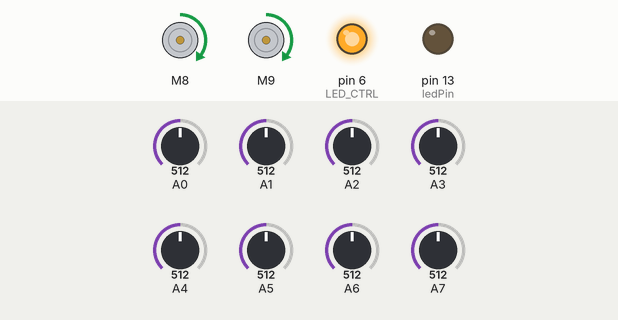
A sketch run on a simulated Arduino Nano, built with avr-gcc and run on an emulated ATmega328P. Parts: 2 × DC motor (green arrow = forward, orange = backward, longer = faster), output pins drawn as LEDs (lit = HIGH). The inputs (shaded band) are chosen by the test bench; at power-on: A0 = 512, A3 = 512, A1 = 512, A2 = 512, A4 = 512, A5 = 512, A6 = 512, A7 = 512.

Above: at 3.7 s.
3.8 s: A0 set to 149
5.3 s: A0 set to 134
At 6.5 s:
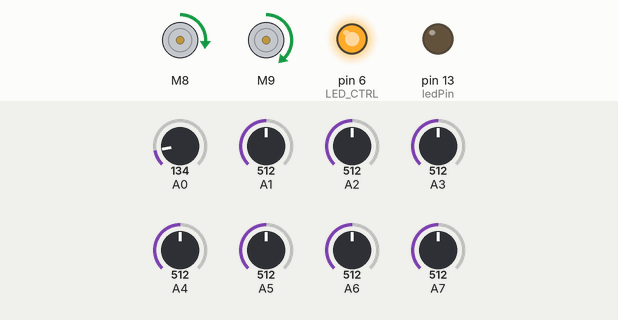
6.8 s: A0 set to 210
At 7.6 s:
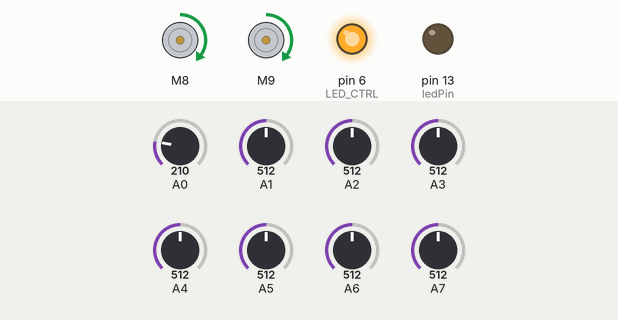
8.3 s: A3 set to 156
9.8 s: A3 set to 133
At 11.0 s:
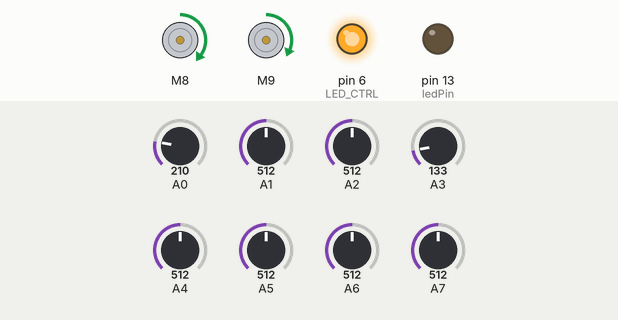
11.3 s: A3 set to 210
At 12.4 s:
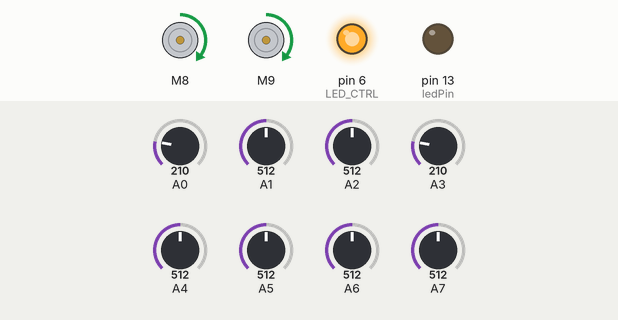
Timing chart, 0 to 13.8 s (numbered marks = the images above; inputs shaded):
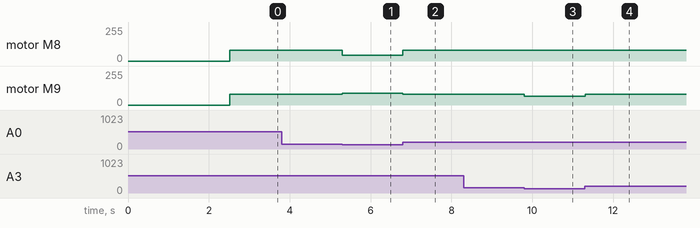

Measured:
- after the input at 3.8 s, every drawn part: stays the same
- after the input at 5.3 s, motor M8: forward 80/255 → forward 45/255 at once; motor M9: forward 80/255 → forward 90/255 at once
- after the input at 6.8 s, motor M8: forward 45/255 → forward 80/255 at once; motor M9: forward 90/255 → forward 80/255 at once
- after the input at 8.3 s, every drawn part: stays the same
- after the input at 9.8 s, motor M9: forward 80/255 → forward 65/255 at once
- after the input at 11.3 s, motor M9: forward 65/255 → forward 80/255 at once

The sketch:

becanuy_LFCode-Binary.ino
```cpp
#include <QTRSensors.h>
#include <SparkFun_TB6612.h>

// // DIP Switch pin assignments
// #define SW0
// #define SW1
// #define SW2

// QTR 8A pin assignments
#define SENSOR8 A7
#define SENSOR7 A6
#define SENSOR6 A5
#define SENSOR5 A4
#define SENSOR4 A3
#define SENSOR3 A2
#define SENSOR2 A1
#define SENSOR1 A0
#define LED_CTRL 6

// TB6612FNG pin assignments
#define PWMA 3
#define PWMB 11
#define AIN2 7
#define AIN1 8
#define BIN1 9
#define BIN2 10
#define STBY 12

// Sensor setup
const int sensorCount = 8;
const uint8_t sensorArray[sensorCount] = { SENSOR8, SENSOR7, SENSOR6, SENSOR5, SENSOR4, SENSOR3, SENSOR2, SENSOR1 };
uint16_t sensorValues[sensorCount];
QTRSensors qtr;

// Calibration variables
const int ledPin = LED_BUILTIN;
int ledState = LOW;
String direction = " ";
bool onWhite = false;
static int sensorThreshold[sensorCount];

// Motor setup
Motor leftMotor = Motor(AIN1, AIN2, PWMA, 1, STBY);
Motor rightMotor = Motor(BIN1, BIN2, PWMB, 1, STBY);

// Speed Variables
const float speedMultiplierL = 1;
const float speedMultiplierR = 1;
const int baseSpeed = 80; // Straight
const int slightHSpeed = 80; // Slight High
const int slightLSpeed = 65; // Slight Low
const int moderateHSpeed = 90; // Moderate High
const int moderateLSpeed = 45; // Moderate Low
const int hardHSpeed = 255; // Hard High
const int hardLSpeed = -255; // Hard Low

void setup() {
  Serial.begin(9600);

  qtr.setTypeAnalog();
  qtr.setSensorPins(sensorArray, sensorCount);

  pinMode(ledPin, OUTPUT);
  pinMode(LED_CTRL, OUTPUT);
  digitalWrite(LED_CTRL, HIGH);
  delay(10);

  noCalibration();
  delay(2000);
}

void loop() {
  qtr.read(sensorValues);

  followLine1();

  // displayReadings(sensorValues, 'A');
  // displayReadings(sensorValues, 'D');
}

//======================================vvvLINE FOLLOWING FUNCTIONSvvv======================================//
void followLine1() {
  int position=0;
  int first, second, third, fourth, fifth, sixth, seventh, eighth;

  first = (sensorValues[0] > sensorThreshold[0]) ? 1 : 0;
  second = (sensorValues[1] > sensorThreshold[1]) ? 1 : 0;
  third = (sensorValues[2] > sensorThreshold[2]) ? 1 : 0;
  fourth = (sensorValues[3] > sensorThreshold[3]) ? 1 : 0;
  fifth = (sensorValues[4] > sensorThreshold[4]) ? 1 : 0;
  sixth = (sensorValues[5] > sensorThreshold[5]) ? 1 : 0;
  seventh = (sensorValues[6] > sensorThreshold[6]) ? 1 : 0;
  eighth = (sensorValues[7] > sensorThreshold[7]) ? 1 : 0;

  int sensorReadings[sensorCount] = { first, second, third, fourth, fifth, sixth, seventh, eighth };

  if ((sensorReadings[0] == 1 && sensorReadings[7] == 1 && (sensorReadings[3] == 0 || sensorReadings[4] == 0))) {
    onWhite = true;
  }
  else if ((sensorReadings[0] == 0 && sensorReadings[7] == 0 && (sensorReadings[3] == 1 || sensorReadings[4] == 1))) {
    onWhite = false;
  }

  if (onWhite) {
    for (int i=0 ; i<sensorCount ; i++) {
      sensorReadings[i] = (sensorReadings[i] == 0) ? 1 : 0;
    }
  }

  for (int i = 0; i < sensorCount; i++) {
    position |= sensorReadings[i] << (7 - i);
  }

  switch (position) {
    //============ Straight Cases ============
    case 0b00111100:
    case 0b01111110:
    case 0b11111111:
    case 0b00000000:
      Straight();
      direction = "Straight";
      break;
    //=========== Slight Left Cases ===========
    case 0b01111000:
    case 0b01111100:
    case 0b00110000:
    case 0b00010000:
    case 0b01110000:
      slightLeft();
      direction = "Slight Left";
      break;
    //=========== Slight Right Cases ===========
    case 0b00011110:
    case 0b00111110:
    case 0b00001100:
    case 0b00001000:
    case 0b00011100:
      slightRight();
      direction = "Slight Right";
      break;
    //========== Moderate Left Cases ==========11110000
    case 0b11100000:
    case 0b11111000:
    case 0b00111000:
    case 0b01100000:
    case 0b11111100:
    case 0b11111110:
    case 0b00100000:
      moderateLeft();
      direction = "Moderate Left";
      break;
    //========= Moderate Right Cases =========
    case 0b00001111:
    case 0b00000111:
    case 0b00011111:
    case 0b00001110:
    case 0b00000110:
    case 0b00000100:
    case 0b00111111:
    case 0b01111111:
      moderateRight();
      direction = "Moderate Right";
      break;
    //============ Hard Left Cases ============
    case 0b11000000:
    case 0b10000000:
    case 0b01000000:
      hardLeft();
      direction = "Hard Left";
      break;
    //=========== Hard Right Cases ===========
    case 0b00000011:
    case 0b00000001:
    case 0b00000010:
      hardRight();
      direction = "Hard Right";
      break;
    //================= Default =================
    default:
      break;
  }
}
//======================================vvvLINE FOLLOWING FUNCTIONSvvv======================================//

//======================================vvvCALIBRATIONS FUNCTIONSvvv======================================//
void noCalibration() {
  stop();

  for (int i=0 ; i<sensorCount ; i++) {
    sensorThreshold[i] = 140;
  }

  delay(500);
}

void calibrateSensors() {
  Serial.println(">>> Calibrating QTR sensors...");
  stop();

  for (int i = 0; i < 200; i++) {
    qtr.calibrate();
    if (i < 100) {
      runMotors(80, -80);
    }
    else {
      runMotors(-80, 80);
    }
    delay(10);
  }

  stop();
  Serial.println(">>> Calibration complete.");

  for (uint8_t i = 0; i < sensorCount; i++) {
    int mn = qtr.calibrationOn.minimum[i];
    int mx = qtr.calibrationOn.maximum[i];
    sensorThreshold[i] = (mn + mx) / 2;

    Serial.print("S"); Serial.print(i);
    Serial.print(": min="); Serial.print(mn);
    Serial.print(" max="); Serial.print(mx);
    Serial.print(" thr="); Serial.println(sensorThreshold[i]);
  }

  blinkLED();
}

void blinkLED() {
  for (int i = 0; i < 3; i++) {
    digitalWrite(ledPin, HIGH);
    delay(500);
    digitalWrite(ledPin, LOW);
    delay(500);
  }
}
//======================================^^^CALIBRATIONS FUNCTIONS^^^======================================//

//======================================vvvSENSOR FUNCTIONSvvv======================================//
void displayReadings(int* sensorReadings, char type) {
  if (type == 'A') {
    int val_8 = sensorReadings[0];
    int val_7 = sensorReadings[1];
    int val_6 = sensorReadings[2];
    int val_5 = sensorReadings[3];
    int val_4 = sensorReadings[4];
    int val_3 = sensorReadings[5];
    int val_2 = sensorReadings[6];
    int val_1 = sensorReadings[7];

    Serial.print("8: ");
    Serial.print(val_8);
    Serial.print("\t");
    Serial.print("7: ");
    Serial.print(val_7);
    Serial.print("\t");
    Serial.print("6: ");
    Serial.print(val_6);
    Serial.print("\t");
    Serial.print("5: ");
    Serial.print(val_5);
    Serial.print("\t");
    Serial.print("4: ");
    Serial.print(val_4);
    Serial.print("\t");
    Serial.print("3: ");
    Serial.print(val_3);
    Serial.print("\t");
    Serial.print("2: ");
    Serial.print(val_2);
    Serial.print("\t");
    Serial.print("1: ");
    Serial.print(val_1);
  }
  else if (type == 'D') {
    int first = (sensorReadings[0] > sensorThreshold[0]) ? 1 : 0;
    int second = (sensorReadings[1] > sensorThreshold[1]) ? 1 : 0;
    int third = (sensorReadings[2] > sensorThreshold[2]) ? 1 : 0;
    int fourth = (sensorReadings[3] > sensorThreshold[3]) ? 1 : 0;
    int fifth = (sensorReadings[4] > sensorThreshold[4]) ? 1 : 0;
    int sixth = (sensorReadings[5] > sensorThreshold[5]) ? 1 : 0;
    int seventh = (sensorReadings[6] > sensorThreshold[6]) ? 1 : 0;
    int eighth = (sensorReadings[7] > sensorThreshold[7]) ? 1 : 0;

    Serial.print("8: ");
    Serial.print(first);
    Serial.print("\t");
    Serial.print("7: ");
    Serial.print(second);
    Serial.print("\t");
    Serial.print("6: ");
    Serial.print(third);
    Serial.print("\t");
    Serial.print("5: ");
    Serial.print(fourth);
    Serial.print("\t");
    Serial.print("4: ");
    Serial.print(fifth);
    Serial.print("\t");
    Serial.print("3: ");
    Serial.print(sixth);
    Serial.print("\t");
    Serial.print("2: ");
    Serial.print(seventh);
    Serial.print("\t");
    Serial.print("1: ");
    Serial.print(eighth);
  }

  Serial.print("\t");
  Serial.print("D: ");
  Serial.print(direction);

  Serial.println();
}

void displayThresholds() {
  for (int i=0 ; i<sensorCount ; i++) {
    Serial.print("t");
    Serial.print(8 - i);
    Serial.print(": ");
    Serial.print(sensorThreshold[i]);
    Serial.print("\t");
  }

  Serial.println();
}
//======================================^^^SENSOR FUNCTIONS^^^======================================//

//======================================vvvCUSTOM MOTOR FUNCTIONSvvv======================================//
void runMotors(int left, int right) {
  leftMotor.drive(speedMultiplierL * left);
  rightMotor.drive(speedMultiplierR * right);
}

void stop() {
  leftMotor.drive(0);
  rightMotor.drive(0);
}

void spinRight(int speed) {
  leftMotor.drive(speed);
  rightMotor.drive(-1 * speed);
}

void spinLeft(int speed) {
  leftMotor.drive(-1 * speed);
  rightMotor.drive(speed);
}

void Straight() {
  runMotors(baseSpeed, baseSpeed);
}

void slightLeft() {
  runMotors(slightLSpeed, slightHSpeed);
}

void slightRight() {
  runMotors(slightHSpeed, slightLSpeed);
}

void moderateLeft() {
  runMotors(moderateLSpeed, moderateHSpeed);
}

void moderateRight() {
  runMotors(moderateHSpeed, moderateLSpeed);
}

void hardLeft() {
  runMotors(hardLSpeed, hardHSpeed);
}

void hardRight() {
  runMotors(hardHSpeed, hardLSpeed);
}
//======================================^^^CUSTOM MOTOR FUNCTIONS^^^======================================//

//======================================vvvEMOTE FUNCTIONSvvv======================================//
void emoteOne() {
  runMotors(255, 255);
  delay(500);
  stop();
  delay(300);
  spinLeft(255);
  delay(225);
  stop();
  delay(300);

  runMotors(255, 255);
  delay(500);
  stop();
  delay(300);
  spinLeft(255);
  delay(225);
  stop();
  delay(300);

  runMotors(255, 255);
  delay(500);
  stop();
  delay(300);
  spinLeft(255);
  delay(225);
  stop();
  delay(300);

  runMotors(255, 255);
  delay(500);
  stop();
  delay(300);
  spinLeft(255);
  delay(225);
  stop();
  delay(300);
}
//======================================^^^EMOTE FUNCTIONS^^^======================================//
```
